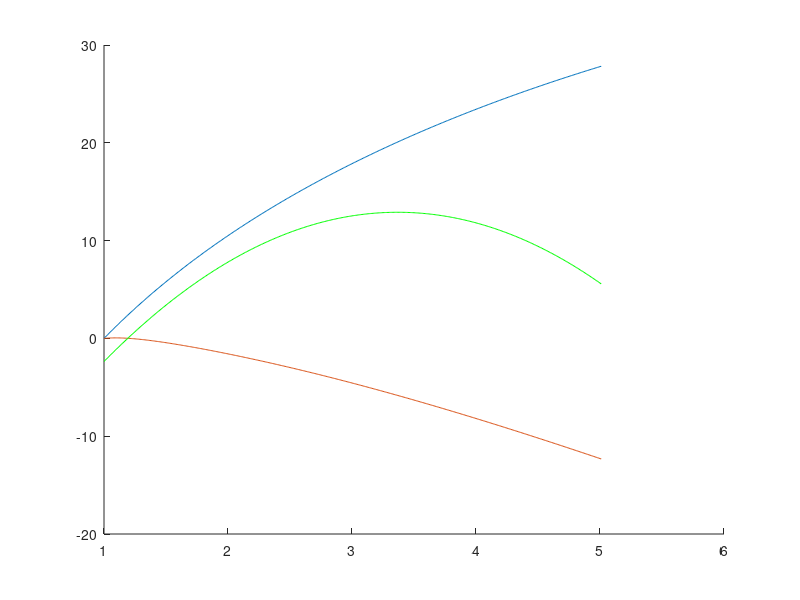

The MATLAB script that drew this image:
clc;clear;close all;

%Uppgift a) första utkast

Kx=.001; Ky=.01;

h=.01;

y_val(1)=0; x_val(1)=0;

mittpunkt=-0.02;
m=.026; %[m]
V0=13; %[m/s]
g=9.82; %[N/kg]
ydot_val(1)=V0*sin((5/360)*2*pi); 
xdot_val(1)=V0*cos((5/360)*2*pi);

x2dot=@(xdot,ydot)-(Kx/m)*xdot*sqrt(xdot^2+ydot^2);
y2dot=@(xdot,ydot)-g-(Ky/m)*ydot*sqrt(xdot^2+ydot^2);


for i=1:h:5
    
    y_val(end+1)=y_val(end)+h*ydot_val(end);
    x_val(end+1)=x_val(end)+h*xdot_val(end);

    ydot_val(end+1)=ydot_val(end)+h*y2dot(xdot_val(end), ydot_val(end));
    xdot_val(end+1)=xdot_val(end)+h*x2dot(xdot_val(end), ydot_val(end));

   
end


t=1:h:5+h;
hold on
plot(t,x_val,t,y_val)

%Erhållt x och y som en funktion av t
%Behöver interpolera data
%Behöver hitta x==2.37

t=[t(19) t(20) t(21)]';
bx=[x_val(19) x_val(20) x_val(21)]';
by=[y_val(19) y_val(20) y_val(21)]';

A=[t.^0 t.^1 t.^2];

cx=A\bx;
cy=A\by;

%Index att interpolera 19, 20, 21

t=1:h:5+h;

x_func=@(t)(cx(1)+cx(2)*t+cx(3)*t^2-2.37);
y_func=@(t)(cy(1)+cy(2)*t+cy(3)*t^2);

xdot_func=@(t)(cx(2)+2*cx(3)*t);
ydot_func=@(t)(cy(2)+2*cy(3)*t);

%Newton-Raphson

t0=1;
trunc=1;

while abs(trunc)>10^-8
    
    trunc=x_func(t0)/xdot_func(t0);
    
    t1=t0-trunc;
    t0=t1;

end

plot(t,arrayfun(x_func,t),"g")


tp_y=y_func(t1) %träffpunkt relativt y=0 koordinatsystem

delta_y=tp_y-(mittpunkt) %Träffpunkt relativt bullseye

%%

